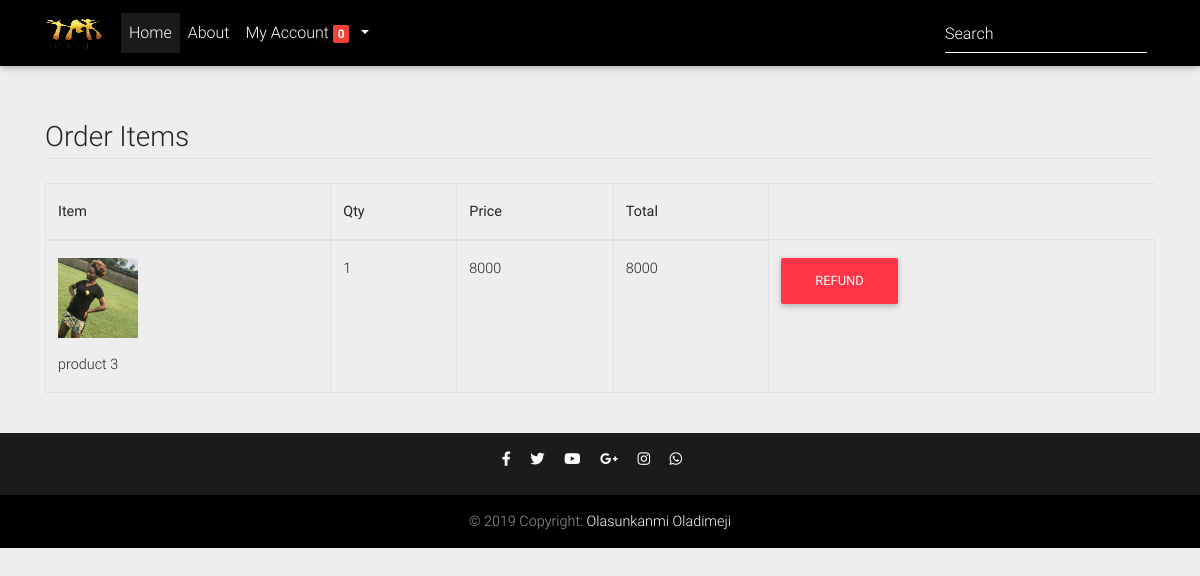
The app's page /my-orders-items/2 with its own data.
### core/models.py (models this page shows, shortened)
class OrderItem(models.Model):
    user = models.ForeignKey(settings.AUTH_USER_MODEL,
                                on_delete=models.CASCADE)
    ordered = models.BooleanField(default=False)
    item = models.ForeignKey(Product,on_delete=models.CASCADE)
    quantity = models.IntegerField(default=1)
    def get_total_item_price(self):
        return self.quantity * self.item.price
    class Meta:
        verbose_name = ("OrderItem")
        verbose_name_plural = ("OrderItems")

class Product(models.Model):
    title=models.CharField(max_length=200)
    slug=models.CharField(max_length=400)
    detail=models.TextField()
    specs=models.TextField()
    category=models.ForeignKey(Category,on_delete=models.CASCADE)
    status=models.BooleanField(default=True)
    color=models.ForeignKey(Color,on_delete=models.CASCADE)
    size=models.ForeignKey(Size,on_delete=models.CASCADE)
    price=models.PositiveIntegerField(default=0)
    image=models.ImageField(upload_to="product_imgs/")
    label = models.CharField(choices=LABEL_CHOICES,max_length=2,null=True,blank=True)
    label_text = models.CharField(choices=text_label,max_length=10,null=True,blank=True)
    discount_price = models.PositiveIntegerField(null=True,blank=True)
    class Meta:
        verbose_name_plural='6. Products'
    def __str__(self):
        return self.title

### core/views.py (the view)
# urls.py: path('my-orders-items/<int:id>',views.my_order_items, name='my_order_items'),
def my_order_items(request,id):
	order=Order.objects.get(pk=id)
	orderitems=OrderItem.objects.filter(order=order).order_by('-id')
	return render(request, 'core/order-items.html',{'orderitems':orderitems})

### core/templatetags/cart_template_tags.py (called while the page is built)
@register.filter
def cart_item_count(user):
    if user.is_authenticated:
        qs = Order.objects.filter(user=user, ordered=False)
        if qs.exists():
            return qs[0].items.count()
    return 0

### core/Template/core/order-items.html (shortened to what this page needs)
{% extends 'base.html' %}
{% load static %}
{% block 'content' %}
<main class="container my-4 mt-5 pt-5">
	<h3 class="my-4 border-bottom pb-1">Order Items</h3>
	<div class="">
		<div class="mx-auto">
			<div class="table-responsive">
				<table class="table-bordered table">
					<thead>
						<tr>
							<th>Item</th>
							<th>Qty</th>
							<th>Price</th>
							<th>Total</th>
						</tr>
					</thead>
					<tbody>
						{% for items in orderitems %}
						<tr>
							<td>
								<p><img src="/media/{{items.item.image}}" width="80" /></p>
								{{items.item}}
							</td>
							<td>{{items.quantity}}</td>
							<td>{{items.item.price}}</td>
							<td>{{items.get_total_item_price}}
							</td>
							<td><a class="btn btn-danger " href="{% url 'core:refund-item' %}">Refund</a></td>
						</tr>
						{% endfor %}
					</tbody>
				</table>
			</div>
		</div>
	</div>
</main>
{% endblock 'content' %}

### Static/css/style.css (style rules this page uses)
html, body, .view { height: 100%; }

### core/Template/base.html (style rules this page uses)
html, body, header, .carousel { height: 50vh; }

### records on screen
OrderItem: item.image (picture), item "product 3", quantity "1", item.price "8000", get_total_item_price "8000"

### other values on screen
{{ request.user|cart_item_count }} "0"
